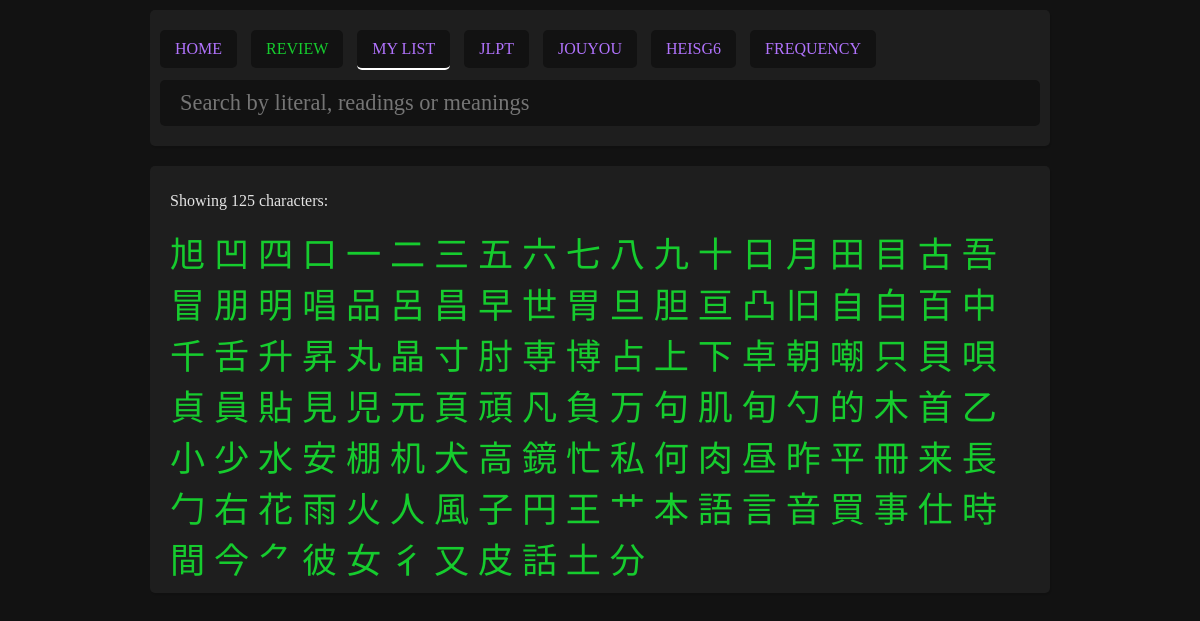
Before: /list.php?list=my_list with the older database file.
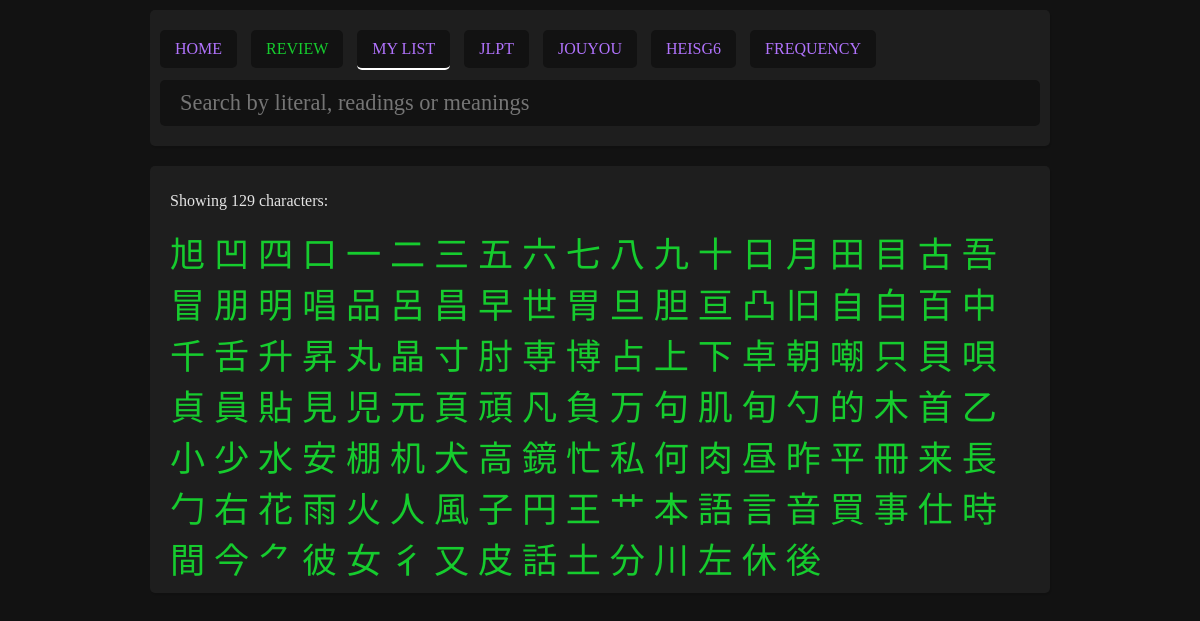
After: the same page with the newer database file.
### tables this page shows
CREATE TABLE "kanjis" (
	"literal"	TEXT NOT NULL UNIQUE,
	"meanings"	TEXT NOT NULL,
	"onReadings"	TEXT,
	"kunReadings"	TEXT,
	"strokes"	INTEGER,
	"frequency"	INTEGER,
	"jlpt"	INTEGER,
	"grade"	INTEGER,
	"heisg6"	INTEGER,
	"components"	TEXT,
	"other_forms"	TEXT,
	PRIMARY KEY("literal")
);

### list.php (the view, shortened to what this page needs)
<?php require './parts/header.php'; ?>
<?php if (isset($_GET['list'])): ?>
<?php
$myPDO = new PDO('sqlite:data/kanjis.db');
if($_GET['list'] == 'jlpt') {
    $sql = "SELECT kanjis.literal, kanjis_study.added FROM kanjis LEFT JOIN kanjis_study ON kanjis.literal = kanjis_study.literal WHERE kanjis.jlpt IS NOT NULL ORDER BY kanjis.jlpt DESC";
    $stmt = $myPDO->query($sql);
    $entries = $stmt->fetchAll();
}  elseif($_GET['list'] == 'heisg6') {
    $sql = "SELECT kanjis.literal, kanjis_study.added FROM kanjis LEFT JOIN kanjis_study ON kanjis.literal = kanjis_study.literal WHERE kanjis.heisg6 IS NOT NULL ORDER BY kanjis.heisg6 ASC";
    $stmt = $myPDO->query($sql);
    $entries = $stmt->fetchAll();
}  elseif($_GET['list'] == 'jouyou') {
    $sql = "SELECT kanjis.literal, kanjis_study.added FROM kanjis LEFT JOIN kanjis_study ON kanjis.literal = kanjis_study.literal WHERE kanjis.grade IS NOT NULL AND kanjis.grade <= 8 ORDER BY kanjis.grade ASC";
    $stmt = $myPDO->query($sql);
    $entries = $stmt->fetchAll();
}  elseif($_GET['list'] == 'frequency') {
    $sql = "SELECT kanjis.literal, kanjis_study.added FROM kanjis LEFT JOIN kanjis_study ON kanjis.literal = kanjis_study.literal WHERE kanjis.frequency IS NOT NULL ORDER BY kanjis.frequency ASC";
    $stmt = $myPDO->query($sql);
    $entries = $stmt->fetchAll();
}  elseif($_GET['list'] == 'my_list') {
    $sql = "SELECT kanjis.literal, kanjis_study.added FROM kanjis JOIN kanjis_study ON kanjis.literal = kanjis_study.literal WHERE kanjis_study.added = 1";
    $stmt = $myPDO->query($sql);
    $entries = $stmt->fetchAll();
}  else {
    exit("No such list.");
}
?>
<div class="list">
    <?php if(!$entries): ?>
    No entries for this list.
    <?php else: ?>
        <p>Showing <?php echo count($entries); ?> characters:</p>
        <?php foreach($entries as $entry): ?>
            <a href="kanji.php?literal=<?php echo $entry['literal']; ?>"<?php if($entry['added'] == 1) echo 'class="added"';?>>
                <?php echo $entry['literal']; ?>
            </a>
        <?php endforeach; ?>
    <?php endif; ?>
</div>
<?php else: ?>
    <div class="list">
        No list selected.
    </div>
<?php endif; ?>
<?php require './parts/footer.php'; ?>

Changed rows visible on the page:
now on this page (row unchanged): kanjis: literal "川"
now on this page (row unchanged): kanjis: literal "左"
now on this page (row edited): kanjis: literal "休"
now on this page (row unchanged): kanjis: literal "後"
Other visible differences:
count($entries): "125" → "129"
